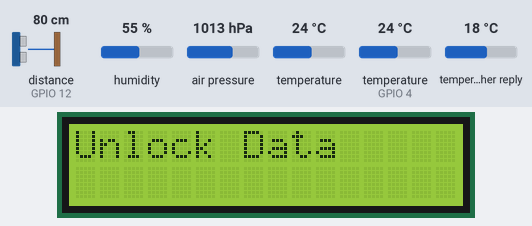
The sketch below on a simulated ESP32. Parts: 16×2 character LCD. Wiring (inferred from the names in the program): ultrasonic range finder: trigger GPIO 5; echo GPIO 12. Inputs (shaded band) come from the test bench; at power-on: distance to the obstacle (sensor on GPIO 12) 80 cm, humidity 55 %, air pressure 1013 hPa, temperature 24 °C, temperature (sensor on GPIO 4) 24 °C, temperature in the weather reply 18 °C. The echo pulse lasts 58.3 µs per cm; WiFi joins after 1.5 s; servers stay silent unless stated; web services answer with replies made up by the test bench; what the sketch prints to the serial monitor is not drawn.

Above: at 3.2 s.
3.3 s: distance to the obstacle (sensor on GPIO 12) set to 17 cm
5.0 s: distance to the obstacle (sensor on GPIO 12) set to 14 cm
At 6.7 s:
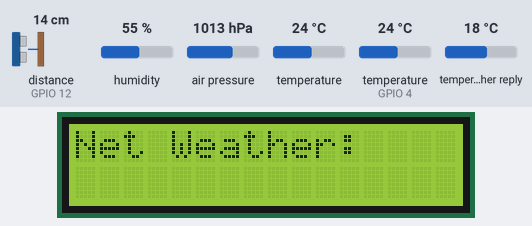
At 13.5 s:
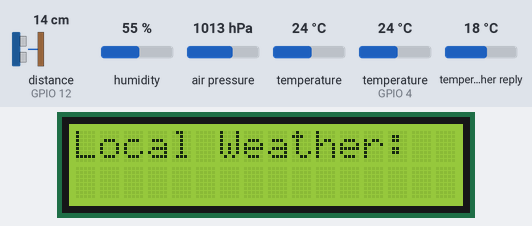
Timing chart, 0 to 14.0 s (numbered marks = the images above; inputs shaded):
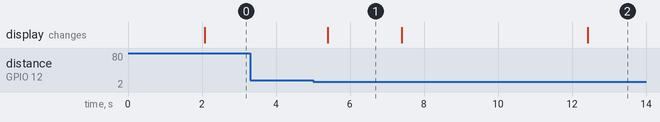

The sketch:

Final_code.ino
```cpp
#include <ArduinoJson.h>
#include <WiFi.h>
#include <SPI.h>
#include <DHT.h>
#include <Wire.h>
#include <Adafruit_BMP085.h>
#include <LiquidCrystal.h>
#define DHTPIN 4
#define DHTTYPE DHT11
#define SOUND_SPEED 0.034
#define CM_TO_INCH 0.393701

LiquidCrystal lcd(19, 23, 18, 17, 16, 15);
DHT dht(DHTPIN, DHTTYPE);
Adafruit_BMP085 bmp;
WiFiClient client;

const int trigPin = 5;
const int echoPin = 12;
long duration;
float distanceCm;
float distanceInch;

const char* ssid = "WI-FII";
const char* password =  "qwerty123";
const char* server = "api.openweathermap.org";
const char* resource = "/data/2.5/weather?q=Lviv,ua&APPID=a894d91e7a036212025c61739a68d658";
const unsigned long HTTP_TIMEOUT = 10000;  // max respone time from server
const size_t MAX_CONTENT_SIZE = 512;       // max size of the HTTP response
byte mac[] = {0xDE, 0xAD, 0xBE, 0xEF, 0xFE, 0xED};

struct clientData {
  char temp[8];
  char humidity[8];
  char pressure[8];
};

void setup() {
  lcd.begin(16, 2);
  lcd.clear();
  lcd.print("Local and Net");
  lcd.setCursor(0,2);
  lcd.print("Weather PLZ WAIT");

  pinMode(trigPin, OUTPUT);
  pinMode(echoPin, INPUT);

  Serial.begin(115200);
  WiFi.begin(ssid, password);
  while (WiFi.status() != WL_CONNECTED) {
    delay(1000);
    Serial.println("Connecting to WiFi..");
  }
  Serial.println("Connected to the WiFi network");
  dht.begin();
  bmp.begin();
}

void loop() {

  digitalWrite(trigPin, LOW);
  delayMicroseconds(2);
  digitalWrite(trigPin, HIGH);
  delayMicroseconds(10);
  digitalWrite(trigPin, LOW);

  duration = pulseIn(echoPin, HIGH);
  distanceCm = duration * SOUND_SPEED/2;
  distanceInch = distanceCm * CM_TO_INCH;

  if(distanceCm < 15){
    if(connect(server)) {
      if(sendRequest(server, resource) && skipResponseHeaders()) {
        clientData clientData;
        if(readReponseContent(&clientData)) {
          printclientData(&clientData);
          delay(5000);
          Local_Sensors();
          delay(5000);
        }
      }
    }
  }
  else
    Serial.print("Distance (cm): ");
    Serial.println(distanceCm);
    lcd.clear();
    lcd.print("Unlock Data");
    delay(500);
}

bool connect(const char* hostName) {
  Serial.print("Connect to ");
  Serial.println(hostName);
  bool ok = client.connect(hostName, 80);
  Serial.println(ok ? "Connected" : "Connection Failed!");
  return ok;
}

bool sendRequest(const char* host, const char* resource) {
  Serial.print("GET ");
  Serial.println(resource);
  client.print("GET ");
  client.print(resource);
  client.println(" HTTP/1.1");
  client.print("Host: ");
  client.println(host);
  client.println("Connection: close");
  client.println();
  return true;
}

bool skipResponseHeaders() {
  char endOfHeaders[] = "\r\n\r\n";
  client.setTimeout(HTTP_TIMEOUT);
  bool ok = client.find(endOfHeaders);
  if (!ok) {
    Serial.println("No response or invalid response!");
  }
  return ok;
}

bool readReponseContent(struct clientData* clientData) {
  const size_t bufferSize = 768;
  DynamicJsonBuffer jsonBuffer(bufferSize);
  JsonObject& root = jsonBuffer.parseObject(client);

  if (!root.success()) {
    Serial.println("JSON parsing failed!");
    return false;
  }

  strcpy(clientData->temp, root["main"]["temp"]);
  strcpy(clientData->humidity, root["main"]["humidity"]);
  strcpy(clientData->pressure, root["main"]["pressure"]);
  return true;
}

void printclientData(const struct clientData* clientData) {

  const char* tempnet = clientData->temp;
  const char* humnet = clientData->humidity;
  const char* presnet = clientData->pressure;

  int tempnet2 = tempnet[50];
  tempnet2 = tempnet2 - 255;
  Serial.print("TempnetNet = ");
  Serial.print(tempnet2);
  Serial.print("; ");

  Serial.print("HumidityNet = ");
  Serial.print(humnet);
  Serial.print("; ");

  Serial.print("PressureNet = ");
  Serial.print(presnet);
  Serial.println(";");

  lcd.clear();
  lcd.print("Net Weather:");
  delay(2000);

  lcd.clear();
  lcd.print("Hum   Temp  Pres");
  lcd.setCursor(0,2);
  lcd.print(humnet);
  lcd.setCursor(6,2);
  lcd.print (tempnet2);
  lcd.setCursor(12,2);
  lcd.print (presnet);
}

void Local_Sensors() {
  float humlocal = dht.readHumidity();
  float templocal = bmp.readTemperature();
  int preslocal = bmp.readPressure();
  if (isnan(humlocal)) {
    Serial.println(F("Failed to read from DHT sensor!"));
    return;
  }

  Serial.print(F("Humidity Local: "));
  Serial.print(humlocal);
  Serial.print("; ");

  Serial.print("Temperature Local = ");
  Serial.print(templocal);
  Serial.print(" *C; ");

  Serial.print("Pressure Local = ");
  Serial.print(preslocal);
  Serial.println(" Pa;");

  lcd.clear();
  lcd.print("Local Weather:");
  delay(2000);

  lcd.clear();
  lcd.print("Hum   Temp  Pres");
  lcd.setCursor(0,2);
  lcd.print(humlocal);
  lcd.setCursor(6,2);
  lcd.print (templocal);
  lcd.setCursor(12,2);
  lcd.print (preslocal/100);
}
```

Measured:
- the behaviour switches between 16 and 15 cm on distance to the obstacle (sensor on GPIO 12) (found by bisection; images 0 and 1)
- after the input at 3.3 s, every drawn part: stays the same
- after the input at 5.0 s, the display: changes after 0.39 s (image 1)
- what the display in image 1 shows lasts 2.0 s, from 5.4 s to 7.4 s
